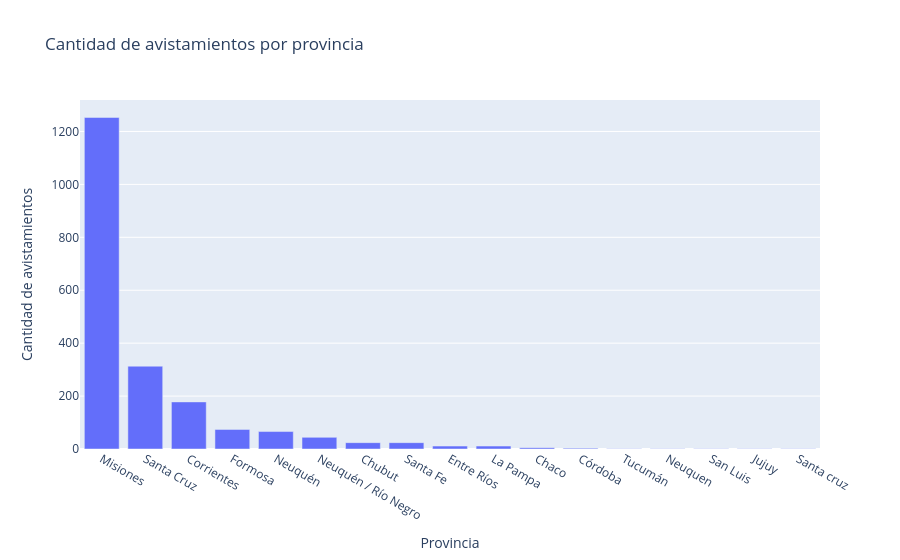

The code cell stored with this chart in its notebook:
### Markdown cell above
¿Qué provincias tienen la mayor cantidad de felinos registrados? Gráfico de barra

### Code cell
provincias = feli["stateProvince"].value_counts()

fig = px.bar(
    x=provincias.index,
    y=provincias.values,
    title="Cantidad de avistamientos por provincia",
    labels={
        "x": "Provincia",
        "y": "Cantidad de avistamientos"
    }
)

fig.show()

### Figure 1 — Plotly figure (JSON) as saved in the notebook; plotly's stock layout.template omitted (floating-point values rounded to 4 significant figures)
{"data": [{"hovertemplate": "Provincia=%{x}<br>Cantidad de avistamientos=%{y}<extra></extra>", "legendgroup": "", "marker": {"color": "#636efa", "pattern": {"shape": ""}}, "name": "", "orientation": "v", "showlegend": false, "textposition": "auto", "type": "bar", "x": ["Misiones", "Santa Cruz", "Corrientes", "Formosa", "Neuquén", "Neuquén / Río Negro", "Chubut", "Santa Fe", "Entre Ríos", "La Pampa", "Chaco", "Córdoba", "Tucumán", "Neuquen", "San Luis", "Jujuy", "Santa cruz"], "xaxis": "x", "y": [1253, 313, 178, 74, 66, 44, 24, 24, 11, 11, 5, 3, 1, 1, 1, 1, 1], "yaxis": "y"}], "layout": {"barmode": "relative", "legend": {"tracegroupgap": 0}, "title": {"text": "Cantidad de avistamientos por provincia"}, "xaxis": {"anchor": "y", "domain": [0, 1], "title": {"text": "Provincia"}}, "yaxis": {"anchor": "x", "domain": [0, 1], "title": {"text": "Cantidad de avistamientos"}}}}
